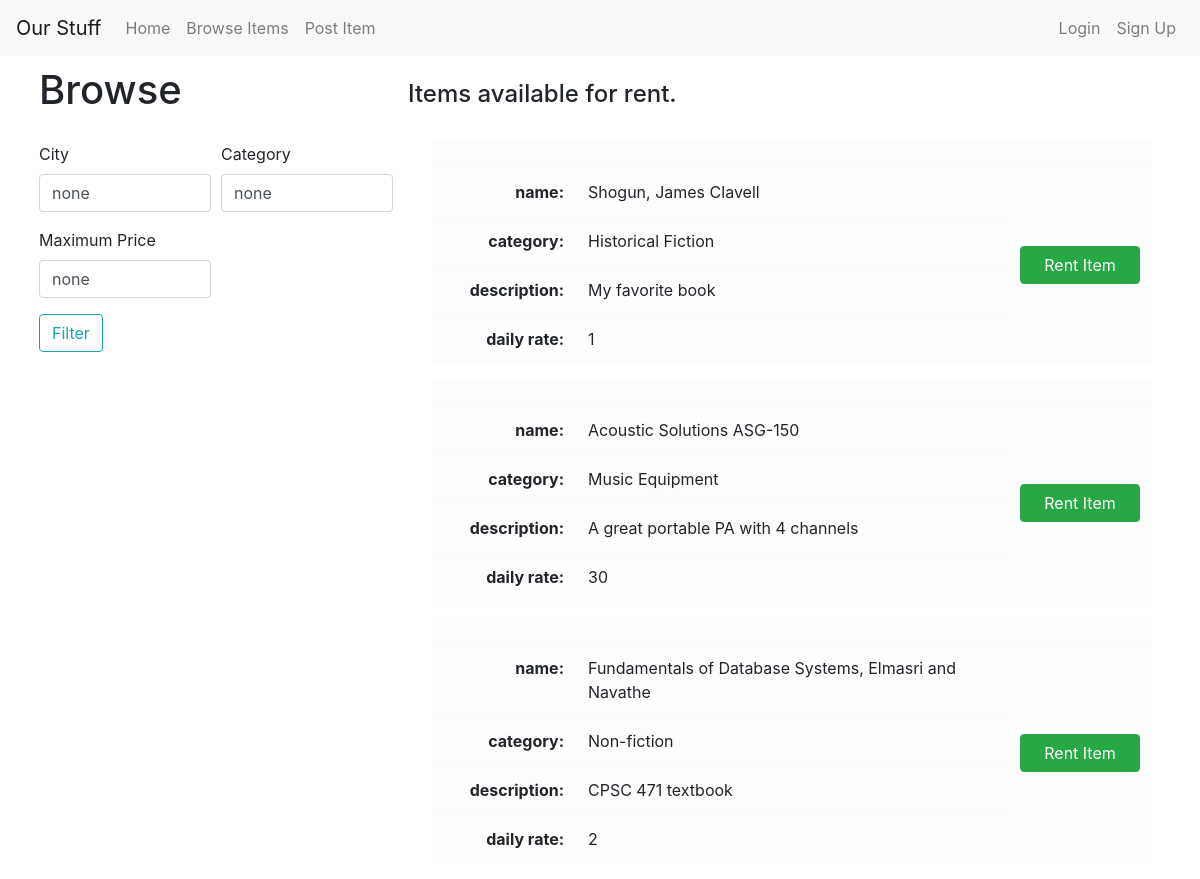
Before: /browse/all with the older database file.
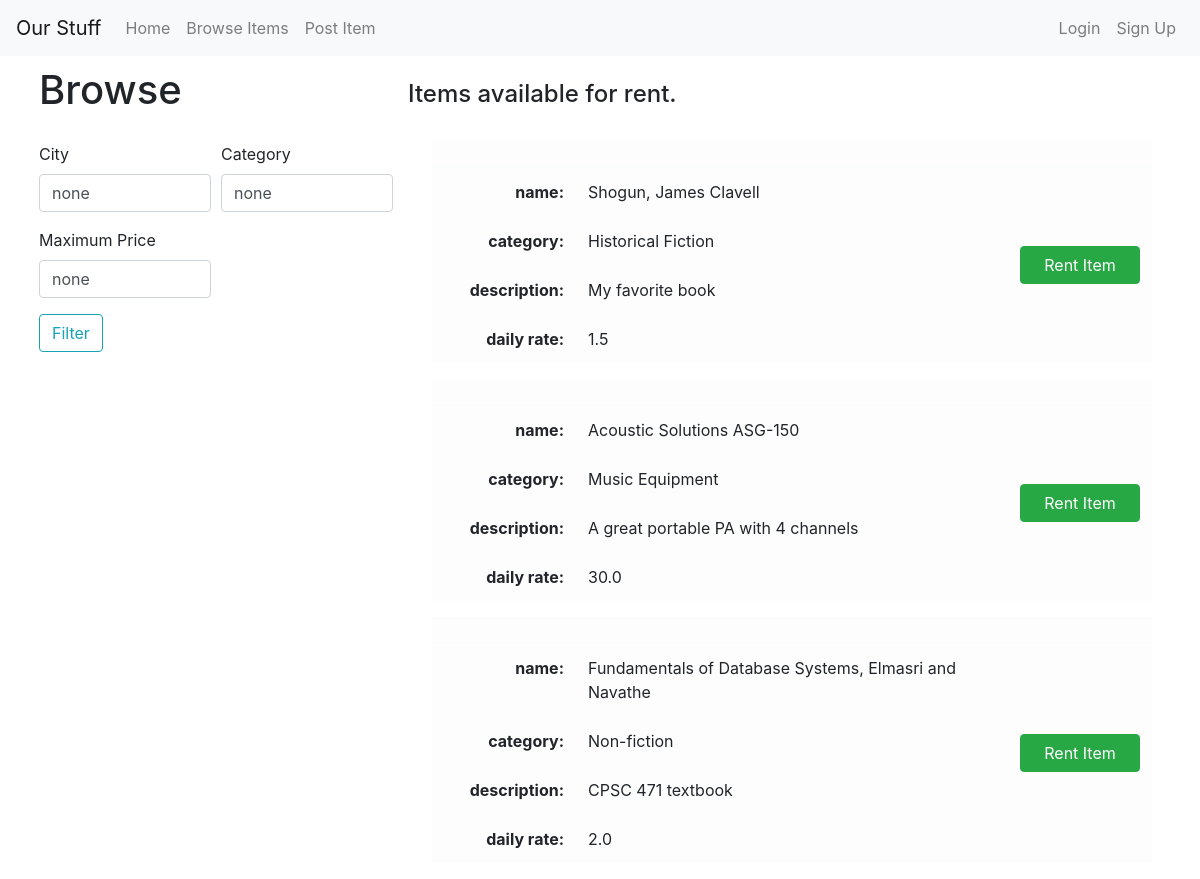
After: the same page with the newer database file.
### tables this page shows
CREATE TABLE ITEM
(
    Title			TEXT,
    Category_name	TEXT,
    Owner_email		TEXT,
    Description		TEXT,
    Daily_rate		REAL,
    PRIMARY KEY (Title, Owner_email),
    CONSTRAINT
        USR_FK FOREIGN KEY (Owner_email) REFERENCES USER(Email)
            ON DELETE CASCADE       ON UPDATE CASCADE,
    CONSTRAINT
        CTGRY_FK FOREIGN KEY (Category_name) REFERENCES CATEGORY(Category_name)
            ON DELETE SET NULL      ON UPDATE CASCADE
);

### OurStuff.py (the view)
@app.route('/browse/all', methods=['GET', 'POST'])
def view_all():
    form = FilterForm()
    db = get_db()
    cur = db.cursor()
    if request.method == 'POST' and form.validate_on_submit():
        if (form.category.data != 'none' and form.city.data != 'none' and form.maxPrice.data != 'none'):
            cur.execute("SELECT * FROM ITEM, USER WHERE USER.Email = ITEM.Owner_email AND Category_name=? AND Daily_rate<=? AND USER.City =?", (form.category.data, form.maxPrice.data, form.city.data))
        elif (form.category.data != 'none' and form.city.data != 'none'):
            cur.execute("SELECT * FROM ITEM, USER WHERE Category_name=? AND USER.Email = ITEM.Owner_email AND USER.City =?", (form.category.data, form.city.data))
        elif (form.category.data != 'none' and form.maxPrice.data != 'none'):
            cur.execute("SELECT * FROM ITEM WHERE Category_name=? AND Daily_rate<=?", (form.category.data, form.maxPrice.data))
        elif (form.maxPrice.data != 'none' and form.city.data != 'none'):
            cur.execute("SELECT * FROM ITEM, USER WHERE Daily_rate<=? AND USER.Email = ITEM.Owner_email AND USER.City =?", (form.maxPrice.data, form.city.data))
        elif (form.category.data != 'none'):
            cur.execute("SELECT * FROM ITEM WHERE Category_name=?", (form.category.data,))
        elif (form.city.data != 'none'):
            cur.execute("SELECT * FROM ITEM, USER WHERE USER.Email = ITEM.Owner_email AND USER.City =?", (form.city.data,))
        elif (form.maxPrice.data != 'none'):
            cur.execute("SELECT * FROM ITEM WHERE Daily_rate<=?", (form.maxPrice.data,))
        else:
            cur.execute("SELECT * FROM ITEM")
    else:
        cur.execute("SELECT * FROM ITEM")
    data = cur.fetchall() #an array of all items fetched from DB
    return render_template('browse.html', data=data, form=form) #show the data in the html

### forms.py
class FilterForm(FlaskForm):
    city = StringField('enter city to filter', default='none')
    category = StringField('enter category to filter by', default='none')
    maxPrice = StringField('enter maximum price to filer by', default='none')
    submit = SubmitField('Filter')

### admin.py (called while the page is built)
@bp.before_app_request
def load_logged_in_admin():
    admin = session.get('admin')
    if admin is None:
        g.admin = None
    else:
        g.admin = get_db().execute(
            'SELECT * FROM ADMIN WHERE Admin_ID = ?', (admin,)
        ).fetchone()

### auth.py (called while the page is built)
@bp.before_app_request
def load_logged_in_user():
    user_id = session.get('user_id')
    if user_id is None:
        g.user = None
    else:
        g.user = get_db().execute(
            'SELECT * FROM user WHERE email = ?', (user_id,)
        ).fetchone()

### db.py (called while the page is built)
def get_db():
    if 'db' not in g:
        g.db = sqlite3.connect(db_name)
        g.db.row_factory = sqlite3.Row
    return g.db

### templates/browse.html (shortened to what this page needs)
{% extends "base.html" %}
{% block content %}
<div class="row mx-sm-4">
  <div class="col-sm-4">
    <h1>Browse</h1>
    <form method="POST" action="">
      <div class="form-row">
        <div class="form-group col-md-6">
          <label>City</label>
          {{ form.city(class="form-control form-control-md", placeholder="City") }}
        </div>
        <div class="form-group col-md-6">
          <label>Category</label>
          {{ form.category(class="form-control form-control-md", placeholder="Category") }}
        </div>
        <div class="form-group col-md-6">
          <label>Maximum Price</label>
          {{ form.maxPrice(class="form-control form-control-md", placeholder="Maximum Price") }}
        </div>
      </div>
      <div class="form-group">
      {{ form.submit(class="btn btn-outline-info") }}
      </div>
    </form>
  </div>
  <div class="col-sm-8">
    <div class="row py-sm-4">
      <h4>Items available for rent.</h4>
    </div>
    <div class="row">
      {% for row in data %}
      <table class="table table-light mx-sm-4">
        <thead>
          <tr>
            <th style="width: 20%"></th>
            <th style="width: 60%"></th>
            <th style="width: 20%"></th>
          </tr>
        </thead>
        <tbody>
          <tr scope="row">
            <th class="text-right">name:</th>
            <td>{{row[0]}}</td>
            <td class="align-middle" rowspan="4">
              <a type="submit" class="btn btn-success text-center d-flex justify-content-center" href="/browse/item/rent/{{row[0]}}">Rent Item</a>
            </td>
          </tr>
          <tr scope="row">
            <th class="text-right">category:</th>
            <td>{{row[1]}}</td>
          </tr>
          <tr scope="row">
            <th class="text-right">description:</th>
            <td>{{row[3]}}</td>
          </tr>
          <tr scope="row">
            <th class="text-right">daily rate:</th>
            <td>{{row[4]}}</td>
          </tr>
        </tbody>
      </table>
      {% endfor %}
    </div>
  </div>
</div>
{% endblock content%}

Changed rows visible on the page:
changed ITEM "Shogun, James Clavell": Daily_rate "1" → "1.5"
computed for ITEM "Acoustic Solutions ASG-150": Daily_rate "30" → "30.0"
computed for ITEM "Fundamentals of Database Systems, Elmasri and Navathe": Daily_rate "2" → "2.0"
